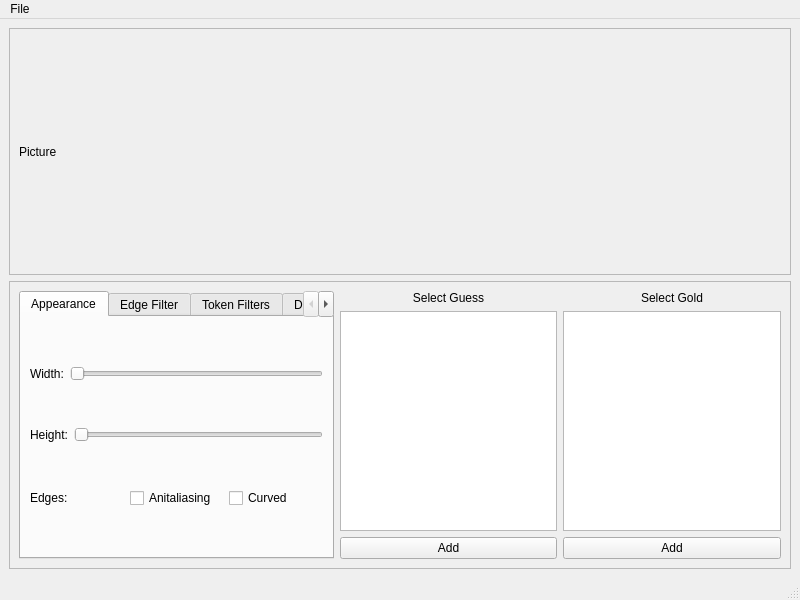
<?xml version="1.0" encoding="UTF-8"?>
<ui version="4.0">
 <class>MainWindow</class>
 <widget class="QMainWindow" name="MainWindow">
  <property name="geometry">
   <rect>
    <x>0</x>
    <y>0</y>
    <width>800</width>
    <height>600</height>
   </rect>
  </property>
  <property name="sizeIncrement">
   <size>
    <width>1</width>
    <height>1</height>
   </size>
  </property>
  <property name="windowTitle">
   <string>MainWindow</string>
  </property>
  <widget class="QWidget" name="centralwidget">
   <layout class="QVBoxLayout" name="verticalLayout">
    <item>
     <widget class="QScrollArea" name="scrollArea_2">
      <property name="widgetResizable">
       <bool>true</bool>
      </property>
      <widget class="QWidget" name="scrollAreaWidgetContents_2">
       <property name="geometry">
        <rect>
         <x>0</x>
         <y>0</y>
         <width>774</width>
         <height>236</height>
        </rect>
       </property>
       <layout class="QGridLayout" name="gridLayout_2">
        <item row="0" column="0">
         <widget class="QLabel" name="label_picture">
          <property name="text">
           <string>Picture</string>
          </property>
         </widget>
        </item>
       </layout>
      </widget>
     </widget>
    </item>
    <item>
     <widget class="QScrollArea" name="scrollArea">
      <property name="widgetResizable">
       <bool>true</bool>
      </property>
      <widget class="QWidget" name="scrollAreaWidgetContents">
       <property name="geometry">
        <rect>
         <x>0</x>
         <y>0</y>
         <width>774</width>
         <height>283</height>
        </rect>
       </property>
       <layout class="QGridLayout" name="gridLayout">
        <item row="3" column="1">
         <layout class="QHBoxLayout" name="horizontalLayout_4" stretch="0,0">
          <property name="sizeConstraint">
           <enum>QLayout::SetFixedSize</enum>
          </property>
          <item>
           <layout class="QVBoxLayout" name="verticalLayout_3">
            <item>
             <widget class="QLabel" name="label_2">
              <property name="text">
               <string>Select Guess</string>
              </property>
              <property name="alignment">
               <set>Qt::AlignCenter</set>
              </property>
             </widget>
            </item>
            <item>
             <widget class="QListView" name="ListViewSelectGuess"/>
            </item>
            <item>
             <widget class="QPushButton" name="PushButtonAddGuess">
              <property name="text">
               <string>Add</string>
              </property>
             </widget>
            </item>
           </layout>
          </item>
          <item>
           <layout class="QVBoxLayout" name="verticalLayout_2">
            <item>
             <widget class="QLabel" name="label">
              <property name="text">
               <string>Select Gold</string>
              </property>
              <property name="alignment">
               <set>Qt::AlignCenter</set>
              </property>
             </widget>
            </item>
            <item>
             <widget class="QListView" name="ListViewSelectGold">
              <property name="isWrapping" stdset="0">
               <bool>false</bool>
              </property>
             </widget>
            </item>
            <item>
             <widget class="QPushButton" name="PushButtonAddGold">
              <property name="text">
               <string>Add</string>
              </property>
             </widget>
            </item>
           </layout>
          </item>
         </layout>
        </item>
        <item row="3" column="0">
         <widget class="QTabWidget" name="tabWidget">
          <property name="layoutDirection">
           <enum>Qt::LeftToRight</enum>
          </property>
          <property name="currentIndex">
           <number>0</number>
          </property>
          <widget class="QWidget" name="tab">
           <attribute name="title">
            <string>Appearance</string>
           </attribute>
           <layout class="QVBoxLayout" name="verticalLayout_4">
            <item>
             <layout class="QHBoxLayout" name="horizontalLayout">
              <item>
               <widget class="QLabel" name="label_3">
                <property name="text">
                 <string>Width:</string>
                </property>
               </widget>
              </item>
              <item>
               <widget class="QSlider" name="horizontalSlider">
                <property name="orientation">
                 <enum>Qt::Horizontal</enum>
                </property>
               </widget>
              </item>
             </layout>
            </item>
            <item>
             <layout class="QHBoxLayout" name="horizontalLayout_2">
              <item>
               <widget class="QLabel" name="label_4">
                <property name="text">
                 <string>Height:</string>
                </property>
               </widget>
              </item>
              <item>
               <widget class="QSlider" name="horizontalSlider_2">
                <property name="orientation">
                 <enum>Qt::Horizontal</enum>
                </property>
               </widget>
              </item>
             </layout>
            </item>
            <item>
             <layout class="QHBoxLayout" name="horizontalLayout_3">
              <item>
               <widget class="QLabel" name="label_11">
                <property name="text">
                 <string>Edges:</string>
                </property>
               </widget>
              </item>
              <item>
               <widget class="QCheckBox" name="checkBox_2">
                <property name="text">
                 <string>Anitaliasing</string>
                </property>
               </widget>
              </item>
              <item>
               <widget class="QCheckBox" name="checkBox">
                <property name="text">
                 <string>Curved</string>
                </property>
               </widget>
              </item>
             </layout>
            </item>
           </layout>
          </widget>
          <widget class="QWidget" name="tab_2">
           <attribute name="title">
            <string>Edge Filter</string>
           </attribute>
           <layout class="QGridLayout" name="gridLayout_6">
            <item row="0" column="0">
             <widget class="QLabel" name="label_5">
              <property name="layoutDirection">
               <enum>Qt::RightToLeft</enum>
              </property>
              <property name="text">
               <string>Label:</string>
              </property>
              <property name="alignment">
               <set>Qt::AlignRight|Qt::AlignTrailing|Qt::AlignVCenter</set>
              </property>
             </widget>
            </item>
            <item row="0" column="1">
             <widget class="QLineEdit" name="lineEdit"/>
            </item>
            <item row="1" column="0">
             <widget class="QLabel" name="label_6">
              <property name="layoutDirection">
               <enum>Qt::RightToLeft</enum>
              </property>
              <property name="text">
               <string>Token:</string>
              </property>
              <property name="alignment">
               <set>Qt::AlignRight|Qt::AlignTrailing|Qt::AlignVCenter</set>
              </property>
             </widget>
            </item>
            <item row="1" column="1">
             <widget class="QLineEdit" name="lineEdit_2"/>
            </item>
            <item row="2" column="0">
             <widget class="QLabel" name="label_7">
              <property name="text">
               <string>Options:</string>
              </property>
             </widget>
            </item>
            <item row="2" column="1">
             <widget class="QCheckBox" name="checkBox_3">
              <property name="text">
               <string>Only Path</string>
              </property>
             </widget>
            </item>
            <item row="3" column="1">
             <widget class="QCheckBox" name="checkBox_4">
              <property name="text">
               <string>Collaps</string>
              </property>
             </widget>
            </item>
            <item row="4" column="1">
             <widget class="QCheckBox" name="checkBox_5">
              <property name="text">
               <string>Whole Words</string>
              </property>
             </widget>
            </item>
           </layout>
          </widget>
          <widget class="QWidget" name="tab_3">
           <attribute name="title">
            <string>Token Filters</string>
           </attribute>
           <layout class="QGridLayout" name="gridLayout_3">
            <item row="0" column="0">
             <widget class="QLabel" name="label_8">
              <property name="text">
               <string>Show Properties</string>
              </property>
             </widget>
            </item>
            <item row="0" column="1">
             <widget class="QLabel" name="label_9">
              <property name="text">
               <string>Token:</string>
              </property>
             </widget>
            </item>
            <item row="1" column="0" rowspan="3">
             <widget class="QListWidget" name="listWidget"/>
            </item>
            <item row="1" column="1">
             <widget class="QLineEdit" name="lineEdit_3"/>
            </item>
            <item row="2" column="1">
             <widget class="QLabel" name="label_10">
              <property name="text">
               <string>Options:</string>
              </property>
             </widget>
            </item>
            <item row="3" column="1">
             <widget class="QCheckBox" name="checkBox_6">
              <property name="text">
               <string>Whole Words</string>
              </property>
             </widget>
            </item>
           </layout>
          </widget>
          <widget class="QWidget" name="tab_4">
           <attribute name="title">
            <string>Description</string>
           </attribute>
           <layout class="QGridLayout" name="gridLayout_5">
            <item row="0" column="0">
             <widget class="QTextBrowser" name="textBrowser"/>
            </item>
           </layout>
          </widget>
          <widget class="QWidget" name="tab_5">
           <attribute name="title">
            <string>Search Corpus</string>
           </attribute>
           <layout class="QGridLayout" name="gridLayout_4">
            <item row="0" column="0">
             <widget class="QLineEdit" name="lineEdit_4"/>
            </item>
            <item row="0" column="1">
             <widget class="QPushButton" name="pushButton">
              <property name="text">
               <string>Search</string>
              </property>
             </widget>
            </item>
            <item row="1" column="0" colspan="2">
             <widget class="QTextBrowser" name="textBrowser_2"/>
            </item>
           </layout>
          </widget>
         </widget>
        </item>
       </layout>
      </widget>
     </widget>
    </item>
   </layout>
  </widget>
  <widget class="QMenuBar" name="menubar">
   <property name="geometry">
    <rect>
     <x>0</x>
     <y>0</y>
     <width>800</width>
     <height>22</height>
    </rect>
   </property>
   <widget class="QMenu" name="menuFile">
    <property name="title">
     <string>File</string>
    </property>
    <addaction name="actionImprt"/>
   </widget>
   <addaction name="menuFile"/>
  </widget>
  <widget class="QStatusBar" name="statusbar"/>
  <action name="actionImprt">
   <property name="text">
    <string>Imprt</string>
   </property>
  </action>
  <action name="actionAddGold">
   <property name="checkable">
    <bool>true</bool>
   </property>
   <property name="text">
    <string>AddGold</string>
   </property>
   <property name="toolTip">
    <string>Add Gold File</string>
   </property>
  </action>
 </widget>
 <resources/>
 <connections/>
</ui>
